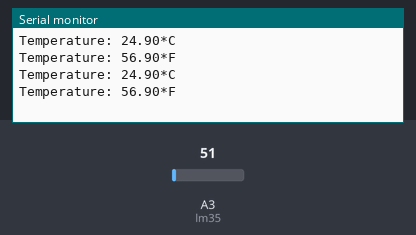
Bench run of a sketch on a simulated Arduino Uno, built with avr-gcc and run on an emulated ATmega328P. Parts: the last lines printed to the serial monitor. The test bench sets the inputs (shaded band); at power-on: A3 (lm35) = 51.

Above: at 1.8 s.
1.9 s: A3 (lm35) set to 61
At 2.4 s:
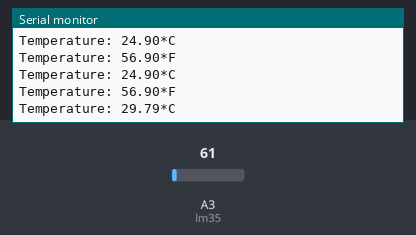
3.4 s: A3 (lm35) set to 71
At 3.9 s:
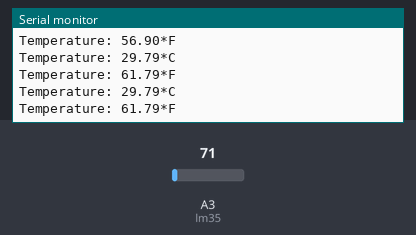
Timing chart, 0 to 6.4 s (numbered marks = the images above; inputs shaded):
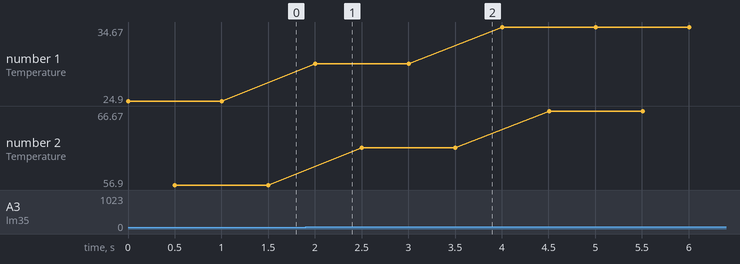

The sketch:

lm35.ino
```cpp
int lm35=A3;
int value =0;
void setup() {
  Serial.begin(9600);
}

void loop() {
  value=analogRead(lm35);
  float milivolts=(value/1024.0)*5000;
  float cel=milivolts/10;

  Serial.print("Temperature: ");
  Serial.print(cel);
  Serial.print("*C");
  Serial.println();
  delay(500);

  float farh=cel*(9/5)+32;
  Serial.print("Temperature: ");
  Serial.print(farh);
  Serial.print("*F");
  Serial.println();
  delay(500);


}
```

Measured:
- after the input at 1.9 s, the serial monitor: prints a new line after 0.10 s (image 1)
- plotted number 1: 24.9 → 29.79 after the input at 1.9 s, 29.79 → 34.67 after the input at 3.4 s
- plotted number 2: 56.9 → 61.79 after the input at 1.9 s, 61.79 → 66.67 after the input at 3.4 s
